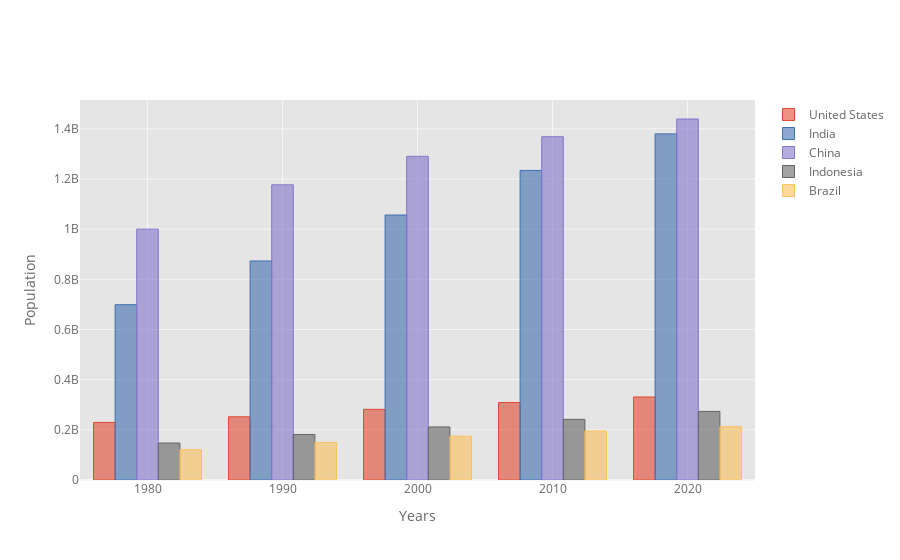

The code cell stored with this chart in its notebook:
### Code cell
df_population_sample = df_population.query('year == [1980, 1990,2000, 2010, 2020]')
df_population_sample.iplot(kind='bar', xTitle='Years',
                           yTitle='Population')

### Figure 1 — Plotly figure (JSON) as saved in the notebook; plotly's stock layout.template omitted (floating-point values rounded to 4 significant figures)
{"data": [{"marker": {"color": "rgba(226, 74, 51, 0.6)", "line": {"color": "rgba(226, 74, 51, 1.0)", "width": 1}}, "name": "United States", "orientation": "v", "text": "", "type": "bar", "x": [1980, 1990, 2000, 2010, 2020], "y": [229476354, 252120309, 281710909, 309011475, 331002651]}, {"marker": {"color": "rgba(62, 111, 176, 0.6)", "line": {"color": "rgba(62, 111, 176, 1.0)", "width": 1}}, "name": "India", "orientation": "v", "text": "", "type": "bar", "x": [1980, 1990, 2000, 2010, 2020], "y": [698952844, 873277798, 1056575549, 1234281170, 1380004385]}, {"marker": {"color": "rgba(132, 118, 202, 0.6)", "line": {"color": "rgba(132, 118, 202, 1.0)", "width": 1}}, "name": "China", "orientation": "v", "text": "", "type": "bar", "x": [1980, 1990, 2000, 2010, 2020], "y": [1000089235, 1176883674, 1290550765, 1368810615, 1439323776]}, {"marker": {"color": "rgba(101, 101, 101, 0.6)", "line": {"color": "rgba(101, 101, 101, 1.0)", "width": 1}}, "name": "Indonesia", "orientation": "v", "text": "", "type": "bar", "x": [1980, 1990, 2000, 2010, 2020], "y": [147447836, 181413402, 211513823, 241834215, 273523615]}, {"marker": {"color": "rgba(251, 193, 94, 0.6)", "line": {"color": "rgba(251, 193, 94, 1.0)", "width": 1}}, "name": "Brazil", "orientation": "v", "text": "", "type": "bar", "x": [1980, 1990, 2000, 2010, 2020], "y": [120694009, 149003223, 174790340, 195713635, 212559417]}], "layout": {"legend": {"bgcolor": "#FFFFFF", "font": {"color": "#666666"}}, "paper_bgcolor": "#FFFFFF", "plot_bgcolor": "#E5E5E5", "title": {"font": {"color": "#151516"}}, "xaxis": {"gridcolor": "#F6F6F6", "showgrid": true, "tickfont": {"color": "#666666"}, "title": {"font": {"color": "#666666"}, "text": "Years"}, "zerolinecolor": "#F6F6F6"}, "yaxis": {"gridcolor": "#F6F6F6", "showgrid": true, "tickfont": {"color": "#666666"}, "title": {"font": {"color": "#666666"}, "text": "Population"}, "zerolinecolor": "#F6F6F6"}}}
